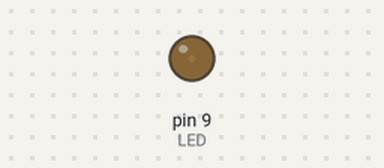
This sketch was run on a simulated Arduino Uno, built with avr-gcc and run on an emulated ATmega328P. Parts: output pins drawn as LEDs (lit = HIGH).

Above: at 0.05 s.
At 0.6 s:
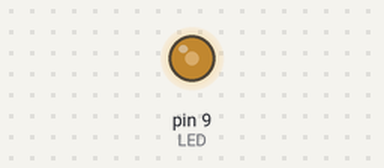
At 1.15 s:
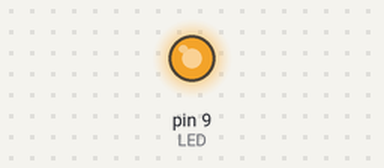
At 2.25 s:
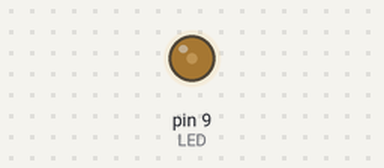
Timing chart, 0 to 5.9 s (numbered marks = the images above):
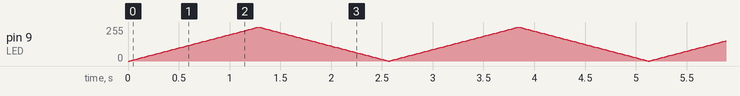

The sketch:

05_pwm_respiracion.ino
```cpp
/*
 * 05_pwm_respiracion.ino - Intensidad variable con PWM
 * Monitoria: Instalacion y manejo de Arduino - Intro. Ing. Electronica (UNAL)
 * Placa: Arduino UNO R3
 * Concepto: analogWrite() 0-255, suavizado sin delay, cambio de direccion
 * Montaje: LED en D9 (PWM) con resistencia de 220 ohm a GND
 */

const uint8_t LED = 9;                // D9 soporta PWM
const uint8_t PASO = 3;               // cuanto cambia el brillo por ciclo
const uint16_t INTERVALO_MS = 15;     // velocidad de la transicion

int brillo = 0;
int direccion = 1;                    // 1 sube, -1 baja
unsigned long tUltimo = 0;

void setup() {
    pinMode(LED, OUTPUT);
}

void loop() {
    if (millis() - tUltimo < INTERVALO_MS) {
        return;                       // aun no toca actualizar: el loop sigue libre
    }
    tUltimo = millis();

    brillo += direccion * PASO;

    if (brillo >= 255) {              // techo: empieza a bajar
        brillo = 255;
        direccion = -1;
    } else if (brillo <= 0) {         // piso: empieza a subir
        brillo = 0;
        direccion = 1;
    }

    analogWrite(LED, brillo);         // duty cycle proporcional al brillo
}
```
